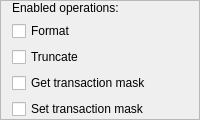
                <widget class="QFrame" name="frameFseOps">
                 <property name="frameShape">
                  <enum>QFrame::StyledPanel</enum>
                 </property>
                 <property name="frameShadow">
                  <enum>QFrame::Raised</enum>
                 </property>
                 <layout class="QVBoxLayout" name="verticalLayout_12">
                  <property name="topMargin">
                   <number>0</number>
                  </property>
                  <property name="bottomMargin">
                   <number>0</number>
                  </property>
                  <item>
                   <widget class="QLabel" name="label_2">
                    <property name="text">
                     <string>Enabled operations:</string>
                    </property>
                   </widget>
                  </item>
                  <item>
                   <widget class="QCheckBox" name="cbFseFormat">
                    <property name="toolTip">
                     <string>&lt;html&gt;&lt;head/&gt;&lt;body&gt;&lt;p&gt;&lt;span style=&quot; font-weight:600;&quot;&gt;What it means:&lt;/span&gt; This setting determines whether the RedFseFormat() API will be available.&lt;/p&gt;&lt;p&gt;&lt;span style=&quot; font-weight:600;&quot;&gt;Guidance:&lt;/span&gt; If you plan to format or reformat the storage media on the target, enable this setting; otherwise, disable it to reduce code size. Often the media is formatted only once, when the system is &amp;quot;flashed&amp;quot;, and never again; in this case there is no need for RedFseFormat(). Enabling RedFseFormat() will be required to run most of the tests provided with Reliance Edge.&lt;/p&gt;&lt;/body&gt;&lt;/html&gt;</string>
                    </property>
                    <property name="text">
                     <string>Format</string>
                    </property>
                   </widget>
                  </item>
                  <item>
                   <widget class="QCheckBox" name="cbFseTruncate">
                    <property name="toolTip">
                     <string>&lt;html&gt;&lt;head/&gt;&lt;body&gt;&lt;p&gt;&lt;span style=&quot; font-weight:600;&quot;&gt;What it means:&lt;/span&gt; This setting determines whether the RedFseTruncate() API will be available.&lt;/p&gt;&lt;p&gt;&lt;span style=&quot; font-weight:600;&quot;&gt;Guidance: &lt;/span&gt;If you plan to truncate files in your application, enable this setting; otherwise, disable it to reduce code size. Note that since the Essentials API does not support deletion, truncating data is the only way to free space, so most applications will want this enabled.&lt;/p&gt;&lt;/body&gt;&lt;/html&gt;</string>
                    </property>
                    <property name="text">
                     <string>Truncate</string>
                    </property>
                   </widget>
                  </item>
                  <item>
                   <widget class="QCheckBox" name="cbFseGetMask">
                    <property name="toolTip">
                     <string>&lt;html&gt;&lt;head/&gt;&lt;body&gt;&lt;p&gt;&lt;span style=&quot; font-weight:600;&quot;&gt;What it means: &lt;/span&gt;This setting determines whether the RedFseTransMaskGet() API will be available.&lt;/p&gt;&lt;p&gt;&lt;span style=&quot; font-weight:600;&quot;&gt;Guidance: &lt;/span&gt;If you plan to retrieve the transaction mask at run-time in your application, enable this setting; otherwise, disable it to reduce code size.&lt;/p&gt;&lt;/body&gt;&lt;/html&gt;</string>
                    </property>
                    <property name="text">
                     <string>Get transaction mask</string>
                    </property>
                   </widget>
                  </item>
                  <item>
                   <widget class="QCheckBox" name="cbFseSetMask">
                    <property name="toolTip">
                     <string>&lt;html&gt;&lt;head/&gt;&lt;body&gt;&lt;p&gt;&lt;span style=&quot; font-weight:600;&quot;&gt;What it means:&lt;/span&gt; This setting determines whether the RedFseTransMaskSet() API will be available.&lt;/p&gt;&lt;p&gt;&lt;span style=&quot; font-weight:600;&quot;&gt;Guidance:&lt;/span&gt; If you plan to change the transaction mask at run-time in your application, enable this setting; otherwise, disable it to reduce code size.&lt;/p&gt;&lt;/body&gt;&lt;/html&gt;</string>
                    </property>
                    <property name="text">
                     <string>Set transaction mask</string>
                    </property>
                   </widget>
                  </item>
                 </layout>
                </widget>
